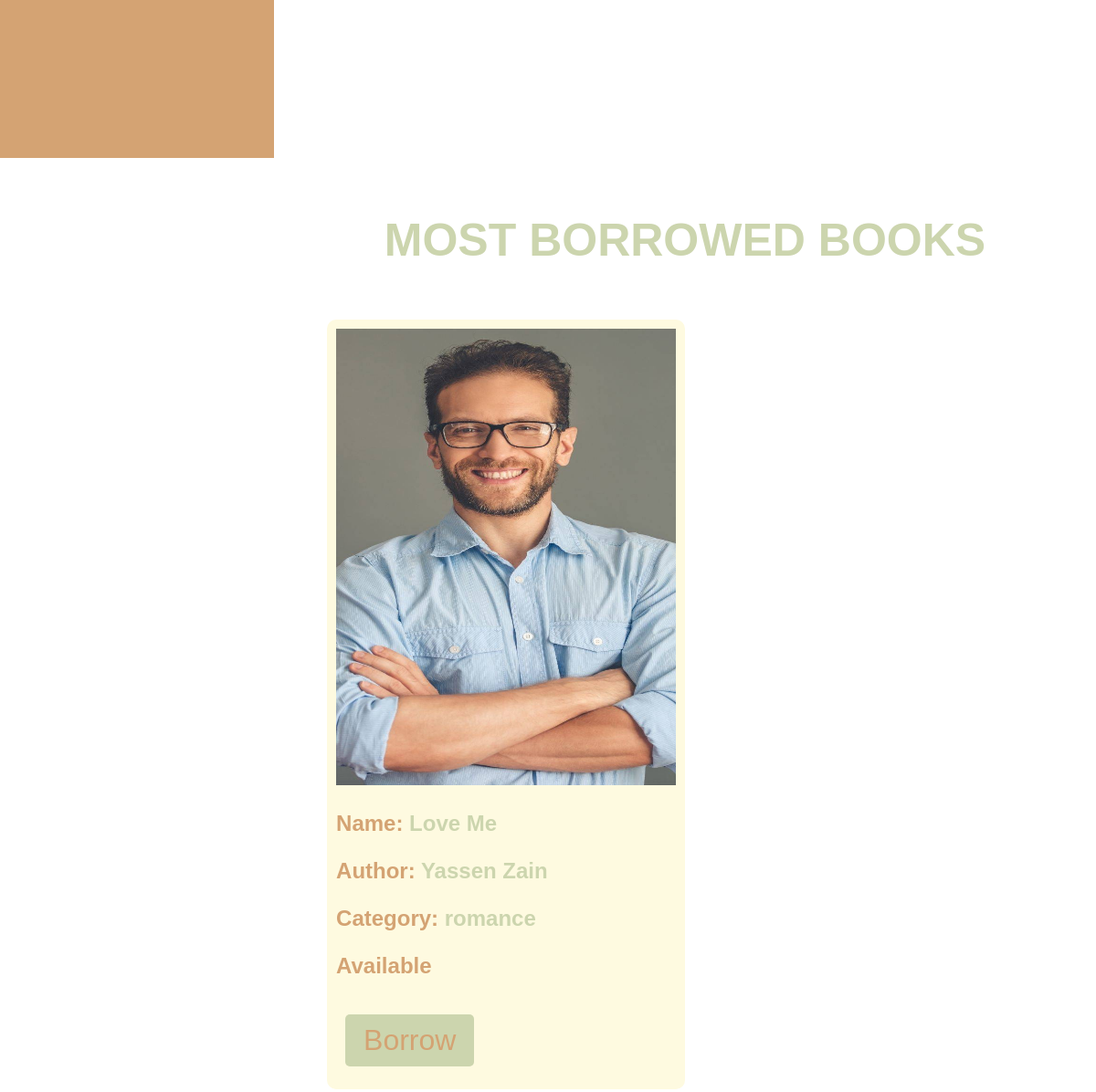
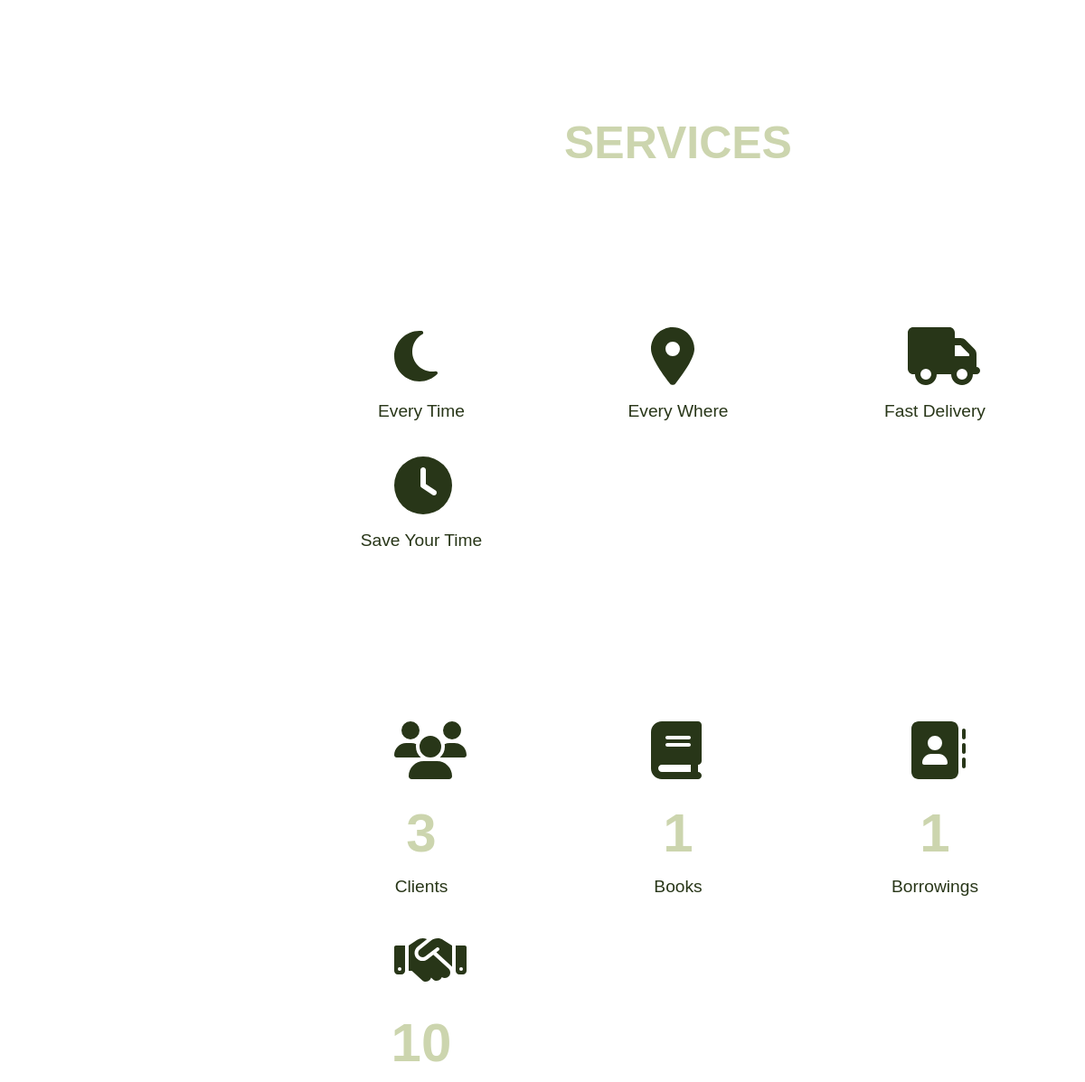
The app's page / (middle part), older data (2 pictures, top to bottom).
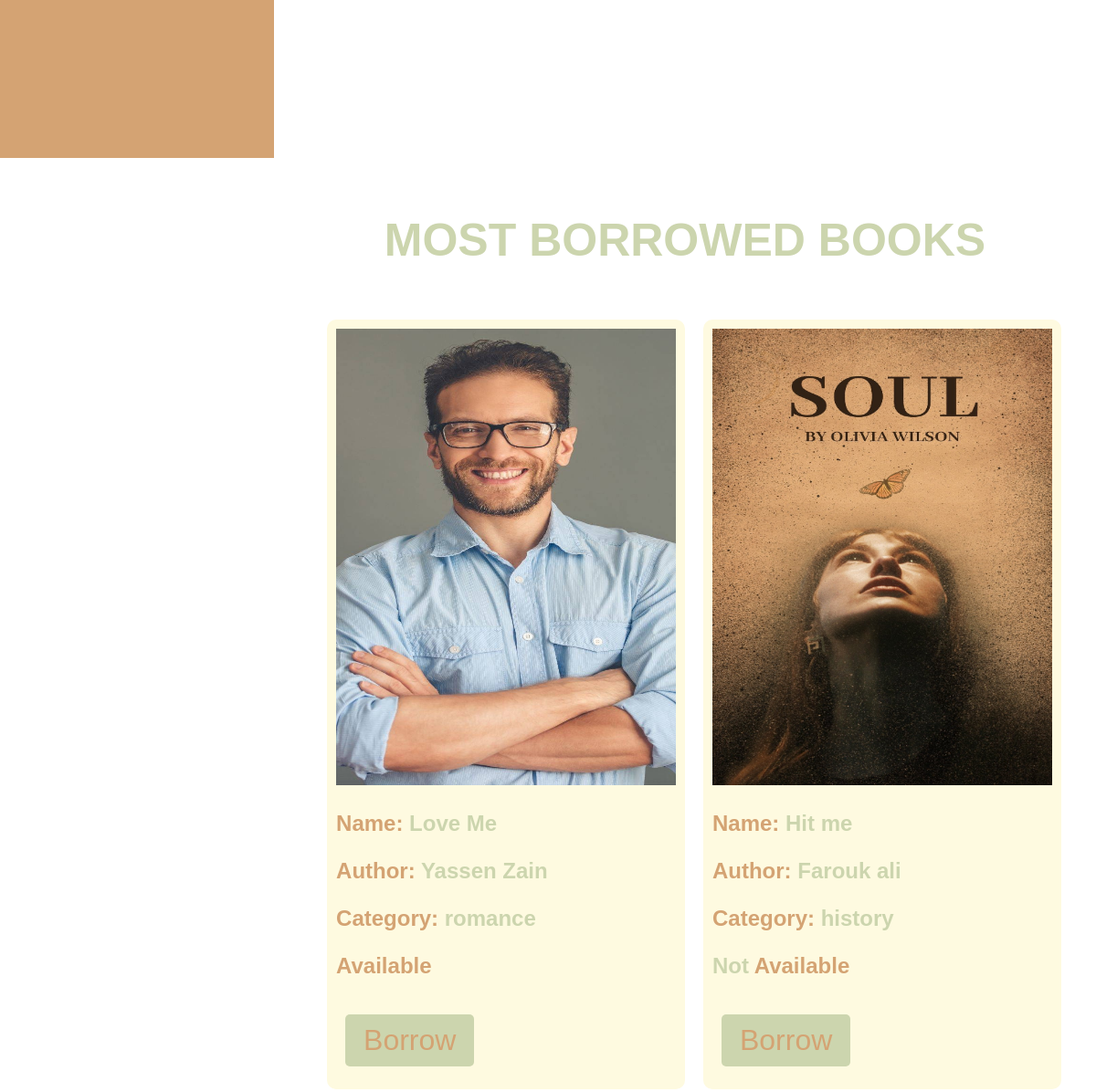
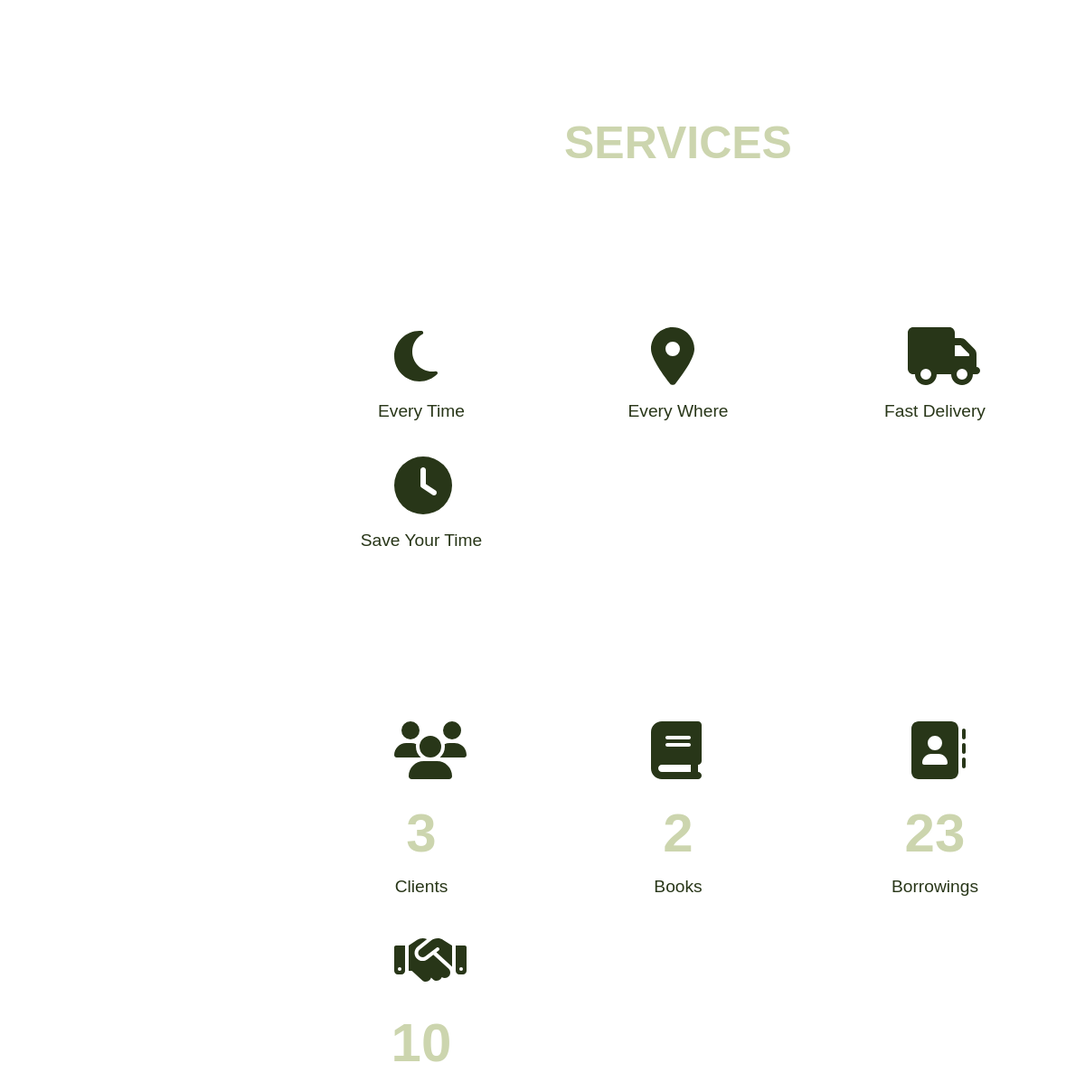
The same page, newer data (2 pictures, top to bottom).
### Controlling/models.py (models this page shows, shortened)
class Book(models.Model):
    Id = models.PositiveIntegerField(primary_key=True)
    Title = models.CharField(max_length=50)
    Author = models.CharField(max_length=50)
    Category = models.CharField(max_length=50,null=True)
    Description = models.TextField()
    Available = models.BooleanField(default=False)
    Cover = models.ImageField(upload_to='static/Covers-%y-%m-%d')
    BorrowingNumber = models.IntegerField(default=0)

### Controlling/views.py (the view)
# urls.py: path("", views.MainHome , name='MainHome'),
def MainHome(request):
    Books = Book.objects.all()
    BooksNumber = Book.objects.count()
    ClientsNumber = Client.objects.count()
    BorrowingsNumber = Borrowing.objects.count()
    context = {
        'Title':'Home',
        'Books':Books,
        'BooksNumber':BooksNumber,
        'ClientsNumber':ClientsNumber,
        'BorrowingsNumber':BorrowingsNumber,
    }
    return render(request , 'MainHome.html',context)

### templates/MainHome.html (shortened to what this page needs)
<!DOCTYPE html>
<html lang="en">
<head>
    {% load static %}
    <link rel="stylesheet" type="text/css" href="{% static 'css/Main.css' %}">
    <link rel="stylesheet" type="text/css" href="{% static 'css/all.css' %}">
</head>
<body>
    {% include 'Navbar.html'%}
    <header>
    </header>
    <section class="Library">
        <h1> Most Borrowed Books </h1>
        <article>
            {% for Book in Books %}
                {% if forloop.counter < 4 %}
                    <div>
                        <div>
                            <img src="{{Book.Cover.url}}">
                        </div>
                        <div>
                            <h3>
                                Name: <Span> {{Book.Title}} </Span>
                            </h3>
                            <h3>
                                Author: <Span> {{Book.Author}} </Span>
                            </h3>
                            <h3>
                                Category: <Span> {{ Book.Category }}</Span>
                            </h3>
                            <h3>
                                <Span> {% if Book.Available %} {% else %} Not {% endif %} </Span> Available
                            </h3>
                            <button>
                                <a href="{% url 'LogIn' %}">Borrow</a>
                            </button>
                        </div>
                    </div>
                {% endif %}
            {% endfor %}
        </article>
    </section>
    <section class="MainHome">
        <article>
            <h1> Services </h1>
            <div>
                <div>
                    <i class="fa-solid fa-4x fa-moon"></i>
                    <span> Every Time</span>
                </div>
                <div>
                    <i class="fa-solid fa-4x fa-location-dot"></i>
                    <span> Every Where </span>
                </div>
                <div>
                    <i class="fa-solid fa-4x fa-truck"></i>
                    <span> Fast Delivery </span>
                </div>
                <div>
                    <i class="fa-solid fa-4x fa-clock"></i>
                    <span> Save Your Time </span>
                </div>
            </div>
        </article>
        <article>
            <div>
                <div>
                    <i class="fa-solid fa-4x fa-users"></i>
                    <p> {{ClientsNumber}} </p>
                    <span> Clients </span>
                </div>
                <div>
                    <i class="fa-solid fa-4x fa-book"></i>
                    <p> {{BooksNumber}} </p>
                    <span> Books </span>
                </div>
                <div>
                    <i class="fa-solid fa-4x fa-address-book"></i>
                    <p> {{BorrowingsNumber}} </p>
                    <span> Borrowings </span>
                </div>
                <div>
                    <i class="fa-solid fa-4x fa-handshake"></i>
                    <p> 10 </p>
                </div>
            </div>
        </article>
    </section>
</body>
</html>

Row changes from the older to the newer data that the page shows:
added Book: Cover (picture), Title "Hit me", Author "Farouk ali", Category "history", Available "Not"
Text that changed along with them:
{{ BooksNumber }}: "1" → "2"
{{ BorrowingsNumber }}: "1" → "23"
